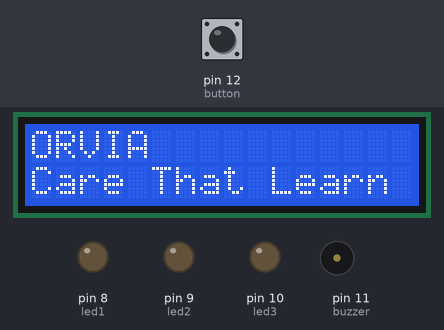
Bench run of a sketch on a simulated Arduino Uno, built with avr-gcc and run on an emulated ATmega328P. Shown: 16×2 character LCD, output pins drawn as LEDs (lit = HIGH), buzzer (waves = sounding). The inputs (shaded band) are chosen by the test bench; at power-on: pin 12 (button) HIGH. What the sketch prints to the serial monitor is not drawn.

Above: at 2.1 s.
At 5.2 s:
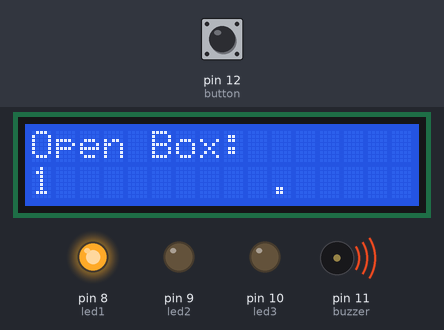
5.3 s: pin 12 (button) pulled LOW for 1 s
At 7.6 s:
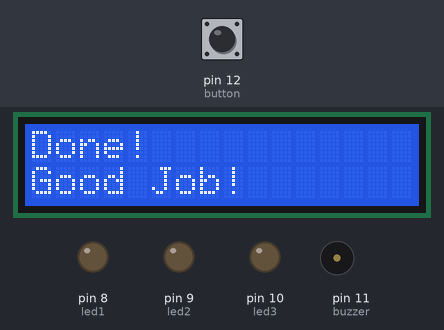
At 9.8 s:
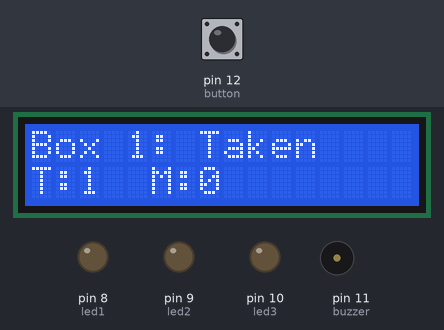
Timing chart, 0 to 25.4 s (numbered marks = the images above; inputs shaded):
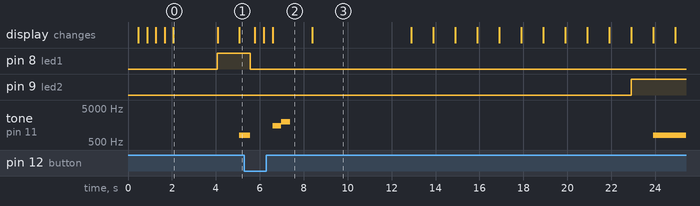

Measured:
- after the input at 5.3 s, pin 8 (led1): HIGH → LOW after 0.27 s; pin 9 (led2): LOW → HIGH after 17.6 s; the display: first changes after 0.48 s (image 2 shows a later state)
- by itself, tone on pin 11 (buzzer): plays 1500 Hz for 0.40 s, 2000 Hz for 0.40 s, 800 Hz for 1.5 s
- what the display in image 0 shows lasts 2.0 s, from 2.1 s to 4.1 s
- what the display in image 2 shows lasts 1.8 s, from 6.6 s to 8.4 s

The sketch:

orvia_arduino_with_serial.ino
```cpp
#include <LiquidCrystal.h>

LiquidCrystal lcd(7, 6, 5, 4, 3, 2);

// ===== Pins =====
const int led1   = 8;
const int led2   = 9;
const int led3   = 10;
const int buzzer = 11;
const int button = 12;

// ===== Stats =====
int taken  = 0;
int missed = 0;
int total  = 0;
int consecutiveMissed = 0;

bool medicineTaken = false;
bool lastButtonState = HIGH;

const int BASE_WAIT = 10;

// ================================================
void setup() {
  Serial.begin(9600);   // ← Added: enable serial communication

  lcd.begin(16, 2);
  pinMode(led1,   OUTPUT);
  pinMode(led2,   OUTPUT);
  pinMode(led3,   OUTPUT);
  pinMode(buzzer, OUTPUT);
  pinMode(button, INPUT_PULLUP);

  lcd.clear();
  String name = "ORVIA";
  for (int i = 0; i < (int)name.length(); i++) {
    lcd.setCursor(0, 0);
    lcd.print(name.substring(0, i + 1));
    delay(400);
  }
  lcd.setCursor(0, 1);
  lcd.print("Care That Learn");
  delay(2000);

  Serial.println("ORVIA:READY");   // Signal ready to host over serial
}

// ================================================
void loop() {

  // Listen for commands from host over serial
  if (Serial.available() > 0) {
    String cmd = Serial.readStringUntil('\n');
    cmd.trim();
    if (cmd == "RESET") {
      taken = missed = total = consecutiveMissed = 0;
      Serial.println("RESET:OK");
    }
  }

  for (int box = 1; box <= 3; box++) {

    medicineTaken = false;
    total++;

    int earlySeconds = consecutiveMissed * 2;
    int waitTime = BASE_WAIT - earlySeconds;
    if (waitTime < 4) waitTime = 4;

    if (box > 1) {
      smartWait(waitTime, earlySeconds);
    }

    showBox(box);
    runAlerts();

    if (medicineTaken) {
      taken++;
      consecutiveMissed = 0;
      Serial.println("TAKEN");       // ← Added
      successAnimation();
    } else {
      missed++;
      consecutiveMissed++;
      if (consecutiveMissed > 3) consecutiveMissed = 3;
      Serial.println("MISSED");      // ← Added
      missedAnimation();
    }

    showDoseResult(box);
    delay(2000);
  }

  showResult();

  taken  = 0;
  missed = 0;
  total  = 0;
  consecutiveMissed = 0;

  delay(3000);
}

// ================================================
// FUNCTIONS
// ================================================

void showBox(int box) {
  lcd.clear();
  lcd.setCursor(0, 0);
  lcd.print("Open Box:");
  lcd.setCursor(0, 1);
  lcd.print(box);

  if (box == 1) digitalWrite(led1, HIGH);
  if (box == 2) digitalWrite(led2, HIGH);
  if (box == 3) digitalWrite(led3, HIGH);

  Serial.print("BOX:");             // ← Added
  Serial.println(box);              // ← Added  (e.g. "BOX:1")

  delay(1000);
}

void runAlerts() {
  for (int i = 0; i < 3; i++) {

    int freq = 800 + (i * 400);
    tone(buzzer, freq);

    for (int t = 0; t < 10; t++) {

      lcd.setCursor(10, 1);
      if      (t % 3 == 0) lcd.print(".  ");
      else if (t % 3 == 1) lcd.print(".. ");
      else                  lcd.print("...");

      delay(500);

      bool currentState = digitalRead(button);
      if (lastButtonState == HIGH && currentState == LOW) {
        medicineTaken = true;
        Serial.println("BUTTON_PRESS");   // ← Added
        noTone(buzzer);
        turnOffLEDs();
        delay(200);
        return;
      }
      lastButtonState = currentState;
      delay(500);
    }

    noTone(buzzer);
    delay(300);
  }

  turnOffLEDs();
}

void smartWait(int waitSec, int earlySeconds) {
  lcd.clear();
  lcd.setCursor(0, 0);

  if (earlySeconds > 0) {
    lcd.print("Smart Reminder!");
    lcd.setCursor(0, 1);
    lcd.print("Earlier: -");
    lcd.print(earlySeconds);
    lcd.print("s");
    Serial.print("EARLY:");           // ← Added
    Serial.println(earlySeconds);     // ← Added

    tone(buzzer, 600); delay(200); noTone(buzzer);
    delay(200);
    tone(buzzer, 600); delay(200); noTone(buzzer);
    delay(1500);
  } else {
    lcd.print("Next dose soon");
  }

  for (int s = waitSec; s > 0; s--) {
    lcd.setCursor(0, 1);
    lcd.print("Wait: ");
    lcd.print(s);
    lcd.print("s   ");
    delay(1000);
  }
}

void showDoseResult(int box) {
  lcd.clear();
  lcd.setCursor(0, 0);
  lcd.print("Box ");
  lcd.print(box);
  lcd.print(": ");
  lcd.print(medicineTaken ? "Taken" : "Missed");

  lcd.setCursor(0, 1);
  lcd.print("T:");
  lcd.print(taken);
  lcd.print("  M:");
  lcd.print(missed);

  delay(2500);
}

void successAnimation() {
  lcd.clear();
  lcd.setCursor(0, 0);
  lcd.print("Taking.");
  delay(400); lcd.print("."); delay(400); lcd.print(".");
  lcd.clear();
  lcd.setCursor(0, 0);
  lcd.print("Done!");
  lcd.setCursor(0, 1);
  lcd.print("Good Job!");
  tone(buzzer, 1500); delay(400); noTone(buzzer);
  tone(buzzer, 2000); delay(400); noTone(buzzer);
  delay(1000);
}

void missedAnimation() {
  lcd.clear();
  lcd.setCursor(0, 0);
  lcd.print("Missed!");
  delay(500);
  lcd.setCursor(0, 1);
  lcd.print("...");
  delay(500);
  lcd.clear();
  lcd.setCursor(0, 0);
  lcd.print("Missed Dose!");
  lcd.setCursor(0, 1);
  lcd.print("Be Careful!");
  delay(2000);
}

void turnOffLEDs() {
  digitalWrite(led1, LOW);
  digitalWrite(led2, LOW);
  digitalWrite(led3, LOW);
}

void showResult() {
  lcd.clear();
  lcd.setCursor(0, 0);
  lcd.print("Calculating");
  for (int i = 0; i < 3; i++) { lcd.print("."); delay(400); }

  float percent = (total == 0) ? 0 : ((float)taken / total) * 100;

  lcd.clear();
  lcd.setCursor(0, 0);
  lcd.print("Result:");
  lcd.setCursor(0, 1);
  lcd.print(percent, 1);
  lcd.print("%");

  Serial.print("RESULT:");           // ← Added
  Serial.println(percent, 1);        // ← Added  (e.g. "RESULT:66.7")

  delay(3000);
  lcd.clear();

  if (percent <= 60) {
    lcd.setCursor(0, 0);
    lcd.print("Warning!");
    lcd.setCursor(0, 1);
    lcd.print("Improve!");
    Serial.println("ALERT:LOW");     // ← Added
    for (int i = 0; i < 4; i++) { tone(buzzer, 400); delay(300); noTone(buzzer); delay(300); }
  } else {
    lcd.setCursor(0, 0);
    lcd.print("Excellent!");
    lcd.setCursor(0, 1);
    lcd.print("Great Job!");
    Serial.println("ALERT:GOOD");    // ← Added
    tone(buzzer, 1500); delay(600); noTone(buzzer);
    tone(buzzer, 2000); delay(600); noTone(buzzer);
  }

  delay(2500);
}
```
